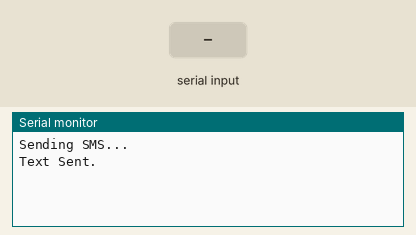
A sketch run on a simulated Arduino Uno, built with avr-gcc and run on an emulated ATmega328P. Shown: the last lines printed to the serial monitor. The test bench sets the inputs (shaded band). The modem accepts every AT command (registered, SIM ready, sends succeed) and sends nothing else.

Above: at 5.8 s.
5.9 s: "-\n" received over the second serial link
At 8.1 s:
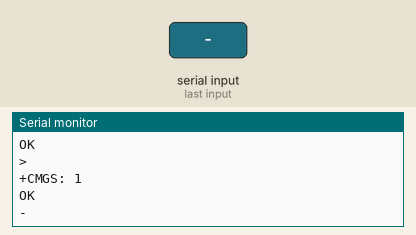
8.4 s: "90,45\n" received over the second serial link
At 11.3 s:
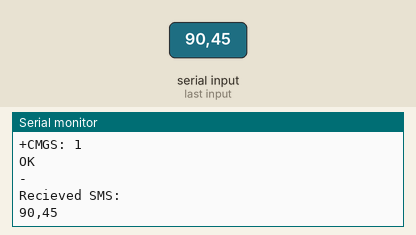
11.4 s: "1,90,45\n" received over the second serial link
At 15.0 s:
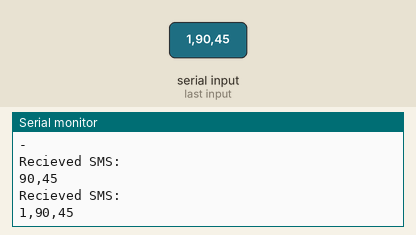

Measured:
- after the input at 5.9 s, the serial monitor: prints a new line after 1.1 s (image 1)
- after the input at 8.4 s, the serial monitor: prints a new line after 2.5 s (image 2)
- after the input at 11.4 s, the serial monitor: prints a new line after 2.5 s (image 3)

The sketch:

SIM800L_TEST.ino
```cpp
/**
* SIM800L EVB
* - sim card module to send sms in TM/GLOBE
*
*/

#include <SoftwareSerial.h>

SoftwareSerial sim800l(8, 7); // TX,RX for Arduino and for the module it's TXD RXD, they should be inverted


void setup()
{
  sim800l.begin(9600); // Module baud rate, this is on max, it depends on the version
  Serial.begin(9600);
  delay(1000);

  // Set the module to SMS mode
  sim800l.println("AT+CMGF=1\r");
  delay(1000);

  // Set the module to show SMS text mode directly in the serial output
  sim800l.println("AT+CNMI=2,2,0,0,0\r");
  delay(1000);

  SendSMS("+639353787332", "hello jhon lloyd curz");
}

void loop() {

  while (Serial.available()) {
    const String input = Serial.readString();

    if (!isNumeric(input)) {
      // Serial.println("Please enter a valid integer..");
      SendSMS("+639353787332", "Please enter a valid integer..");
    }
    else if (input.toInt() >= 110) {
      // Serial.println("oh noes mabuto!");
      SendSMS("+639353787332", "oh noes mabuto!");
    }
    else if (input.toInt() < 110) {
      // Serial.println("gamatoting");
      SendSMS("+639353787332", "gamatoting");
    }
  }

  while (sim800l.available()) {
    // Request the actual SMS content
    sim800l.print("AT+CMGR=");
    delay(1000);

    // Read and print the received SMS content
    const String sms = sim800l.readString();
    Serial.println("Recieved SMS:");
    Serial.println(sms);
  }

  delay(1000); // Optional delay to avoid continuous printing
}


void SendSMS(String number, String message) {
  Serial.println("Sending SMS...");
  sim800l.print("AT+CMGF=1\r");
  delay(100);

  sim800l.print("AT+CMGS=\""+number+"\"\r");
  delay(500);

  sim800l.print(message);
  delay(500);

  sim800l.print((char)26);
  delay(500);

  sim800l.println();
  Serial.println("Text Sent.");
}


bool isNumeric(const String& str) {
  // Check each character in the string
  for (size_t i = 0; i < str.length(); i++) {
    // Allow for a negative sign at the beginning
    if (i == 0 && str[i] == '-') {
      continue;
    }

    // Allow for a decimal point
    if (i > 0 && str[i] == '.' && isdigit(str[i - 1])) {
      continue;
    }

    // If the character is not a digit, return false
    if (!isdigit(str[i])) {
      return false;
    }
  }
  // If all characters are digits, return true
  return true;
}


String getThirdLine(const String& input) {
  int firstNewline = input.indexOf('\n');

  // Check if a newline character was found
  if (firstNewline != -1) {
    int secondNewline = input.indexOf('\n', firstNewline + 1);

    // Check if a second newline character was found
    if (secondNewline != -1) {
      // Extract substring starting from the position after the second newline
      String thirdLine = input.substring(secondNewline + 1);

      // Trim leading and trailing whitespaces
      thirdLine.trim();

      return thirdLine;
    }
  }

  // Return an empty string if there is no third line
  return "";
}
```
